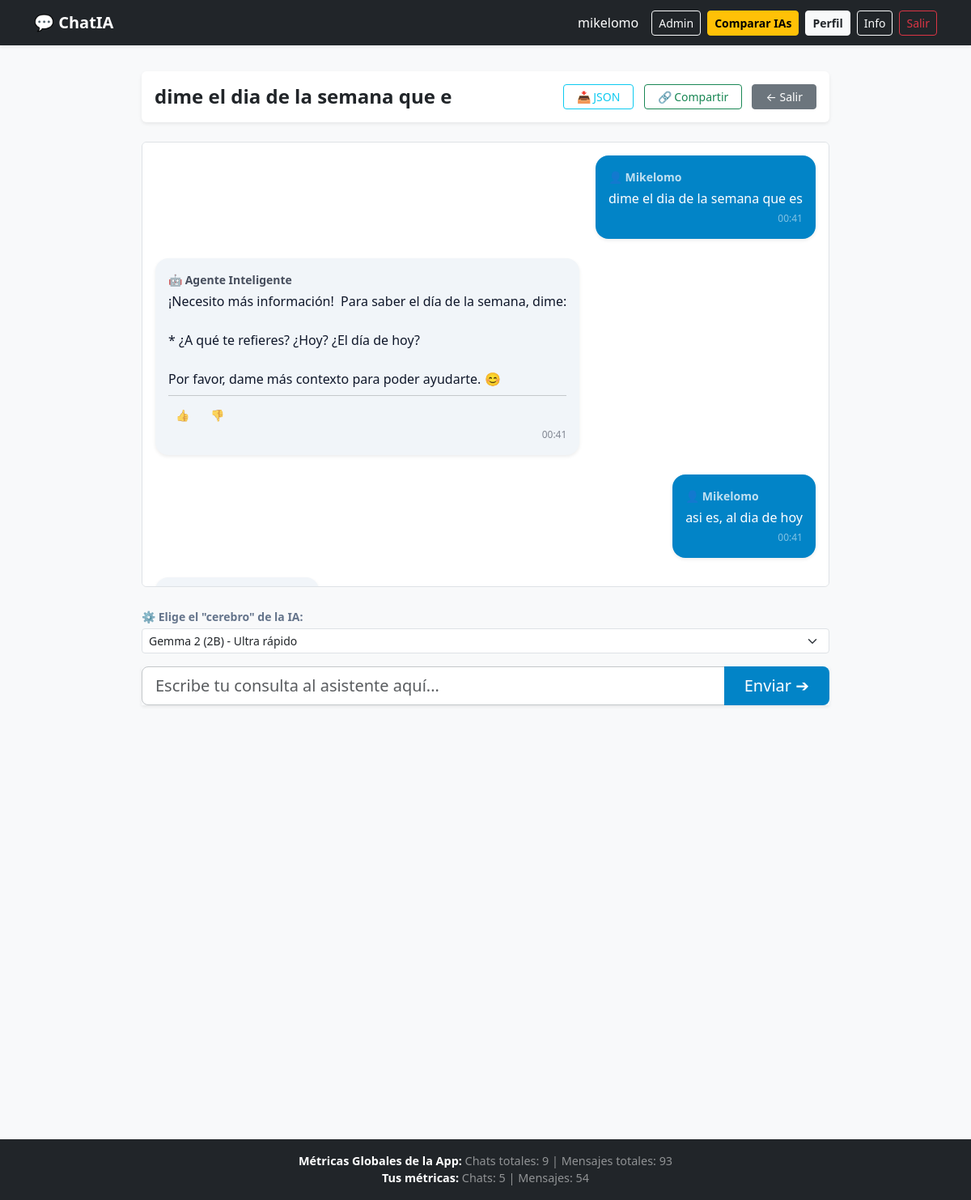
Screenshot of /c/5/ (signed in) with the database file from the repository.
### chat/models.py (models this page shows, shortened)
class Profile(models.Model):
    user = models.OneToOneField(UserAccount, on_delete=models.CASCADE, related_name='profile')
    alias = models.CharField(max_length=60, null=True, blank=True)
    theme = models.CharField(max_length=30, default="rosa")

class Conversation(models.Model):
    user = models.ForeignKey(UserAccount, on_delete=models.CASCADE, related_name='chats')
    title = models.CharField(max_length=255)
    created_at = models.DateTimeField(auto_now_add=True)
    is_pinned = models.BooleanField(default=False)
    is_archived = models.BooleanField(default=False)
    MODEL_CHOICES = [
        ('google/gemma-2-2b-it', 'Gemma 2 (2B) - Ultra rápido'),
        ('meta/llama-3.1-8b-instruct', 'Llama 3.1 (8B) - Equilibrado y estable'),
        ('deepseek-ai/deepseek-v4-flash', 'DeepSeek V4 Flash - Optimizado y rápido'),
        ('deepseek-ai/deepseek-v4-pro', 'DeepSeek V4 Pro - Razonamiento profundo'),
    ]
    ai_model = models.CharField(
        max_length=100,
        choices=MODEL_CHOICES,
        default='google/gemma-2-2b-it'
    )

class Message(models.Model):
    conversation = models.ForeignKey(Conversation, on_delete=models.CASCADE, related_name='messages')
    role = models.CharField(max_length=50)
    content = models.TextField()
    created_at = models.DateTimeField(auto_now_add=True)
    feedback = models.IntegerField(default=0) # 0: sin voto, 1: Like, -1: Dislike

### chat/views.py (the view, shortened to what this page needs)
# urls.py: path('c/<int:conv_id>/', chat_detail_view, name='conversation_detail'),
@login_required
def chat_detail_view(request, conv_id):
    current_chat = get_object_or_404(Conversation, id=conv_id, user=request.user)
    chat_history = current_chat.messages.all().order_by('created_at')
    if request.headers.get('HX-Request'):
        return render(request, 'chat/messages.html', {'messages': chat_history})
    return render(request, 'chat/conversation_detail.html', {
        'conversation': current_chat,
        'messages': chat_history
    })

### chat/context_processors.py (called while the page is built)
def global_metrics(request):
    metrics = {
        'total_convs': Conversation.objects.count(),
        'total_msgs': Message.objects.count(),
        'user_convs': 0,
        'user_msgs': 0,
    }
    if request.user.is_authenticated:
        metrics['user_convs'] = Conversation.objects.filter(user=request.user).count()
        metrics['user_msgs'] = Message.objects.filter(conversation__user=request.user).count()
    return metrics

### chat/templates/chat/conversation_detail.html (shortened to what this page needs)
{% extends 'base.html' %}
{% block content %}
<div class="py-2" style="max-width: 850px; margin: 0 auto;">
    <header class="card p-3 mb-4 shadow-sm border-0 bg-white text-dark d-flex flex-row justify-content-between align-items-center">
        <h1 class="h4 mb-0 fw-bold text-truncate" style="max-width: 60%;">{{ conversation.title }}</h1>
        <div>
            <a href="{% url 'export_conversation_json' conversation.id %}" target="_blank" class="btn btn-outline-info btn-sm px-3 me-2">📥 JSON</a>
            <a href="{% url 'generate_shared_link' conversation.id %}" class="btn btn-outline-success btn-sm px-3 me-2">🔗 Compartir</a>
            <a href="{% url 'home' %}" class="btn btn-secondary btn-sm px-3">← Salir</a>
        </div>
    </header>
    <section id="chat-window" class="p-3 mb-4 rounded border bg-white" style="height: 550px; overflow-y: auto; background-color: {% if request.user.profile.theme == 'oscuro' %}#18181b{% else %}#ffffff{% endif %};">
        <div id="messages">
            {% include 'chat/messages.html' %}
        </div>
    </section>
    <footer class="chat-form-container">
        <form hx-post="" hx-target="#messages" hx-swap="innerHTML" hx-on::after-request="this.querySelector('input[name=content]').value=''" method="POST">
            <div class="mb-3">
                <label for="ia_model" class="form-label small fw-bold mb-1" style="color: {% if request.user.profile.theme == 'oscuro' %}#cbd5e1{% else %}#64748b{% endif %};">
                    ⚙️ Elige el "cerebro" de la IA:
                </label>
                <select name="ia_model" class="form-select form-select-sm">
                    <option value="google/gemma-2-2b-it" {% if conversation.ai_model == 'google/gemma-2-2b-it' %}selected{% endif %}>
                        Gemma 2 (2B) - Ultra rápido
                    </option>
                </select>
            </div>
            <div class="input-group input-group-lg shadow-sm">
                <input type="text" name="content" autocomplete="off" placeholder="Escribe tu consulta al asistente aquí..." class="form-control border-secondary-subtle" required>
                <button type="submit" class="btn text-white px-4" style="background-color: #0284c7;">
                    Enviar ➔
                </button>
            </div>
        </form>
    </footer>
</div>
{% endblock %}

### chat/templates/base.html (shortened to what this page needs)
<!DOCTYPE html>
<html lang="es">
<head>
    {% load static %}
    <link href="https://cdn.jsdelivr.net/npm/bootstrap@5.3.2/dist/css/bootstrap.min.css" rel="stylesheet">
</head>
<body class="d-flex flex-column min-vh-100" style="{% if request.user.is_authenticated and request.user.profile.theme == 'oscuro' %}background-color:#121212;color:#ffffff{% else %}background-color:#f8f9fa;color:#212529{% endif %}">
    <nav class="navbar navbar-expand-lg navbar-dark bg-dark mb-4 shadow-sm">
        <div class="container">
            <a class="navbar-brand fw-bold text-white" href="{% url 'home' %}">💬 ChatIA</a>
            <div class="d-flex align-items-center">
                {% if user.is_authenticated %}
                    <span class="text-white me-3">
                        {% if request.user.profile.alias %}
                            {{ request.user.profile.alias }}
                        {% else %}
                            {{ user.username }}
                        {% endif %}
                    </span>
                    <a href="/admin/" class="btn btn-sm btn-outline-light me-2" target="_blank">Admin</a>
                    <a href="{% url 'compare_models' %}" class="btn btn-sm btn-warning fw-bold me-2"> Comparar IAs</a>
                    <a href="{% url 'profile' %}" class="btn btn-sm btn-light text-dark fw-bold me-2">Perfil</a>
                    <a href="{% url 'help' %}" class="btn btn-sm btn-outline-light me-2">Info</a>
                    <form action="{% url 'logout' %}" method="post" class="d-inline">
                        <button type="submit" class="btn btn-sm btn-outline-danger">Salir</button>
                    </form>
                {% else %}
                    <a href="{% url 'help' %}" class="btn btn-sm btn-outline-light me-2">Info</a>
                    <a href="{% url 'login' %}" class="btn btn-sm btn-light text-dark fw-bold me-2">Iniciar Sesión</a>
                    <a href="{% url 'register' %}" class="btn btn-sm btn-outline-light">Registrarse</a>
                {% endif %}
            </div>
        </div>
    </nav>
    <main class="container flex-grow-1">
        {% block content %}
        {% endblock %}
    </main>
    <footer id="pie-pagina" class="mt-auto py-3 text-center bg-dark text-light" style="font-size: 0.9rem;">
        <div class="container text-white-50">
            <strong class="text-white">Métricas Globales de la App:</strong>
            Chats totales: {{ total_convs|default:"0" }} | Mensajes totales: {{ total_msgs|default:"0" }}
            {% if user.is_authenticated %}
                <br>
                <span>
                    <strong class="text-white">Tus métricas:</strong> Chats: {{ user_convs|default:"0" }} | Mensajes: {{ user_msgs|default:"0" }}
                </span>
            {% endif %}
        </div>
    </footer>
</body>
</html>

### chat/templates/chat/messages.html
{% for message in messages %}
    <div class="d-flex mb-4 {% if message.role == 'user' %}justify-content-end{% else %}justify-content-start{% endif %}">
        <article class="card shadow-sm border-0"
                 style="max-width: 75%; border-radius: 16px;
                        {% if message.role == 'user' %}
                            background-color: #0284c7; color: #ffffff;
                        {% else %}
                            background-color: {% if request.user.profile.theme == 'oscuro' %}#27272a{% else %}#f1f5f9{% endif %};
                            color: {% if request.user.profile.theme == 'oscuro' %}#f1f5f9{% else %}#0f172a{% endif %};
                        {% endif %}">
            <div class="card-body p-3">
                <header class="d-flex align-items-center gap-2 mb-1 small opacity-75 fw-bold">
                    {% if message.role == 'user' %}
                        <span>👤 {% if request.user.profile.alias %}{{ request.user.profile.alias|title }}{% else %}{{ request.user.username|title }}{% endif %}</span>
                    {% else %}
                        <span>🤖 Agente Inteligente</span>
                    {% endif %}
                </header>
                <p class="mb-1 style-content text-break" style="white-space: pre-wrap;">{{ message.content }}</p>
                {% if message.role == 'assistant' %}
                    {% include 'chat/feedback_buttons.html' %}
                {% endif %}
                <footer class="text-end small opacity-50" style="font-size: 0.75rem;">
                    {{ message.created_at|date:"H:i" }}
                </footer>
            </div>
        </article>
    </div>
{% empty %}
    <div class="text-center py-5 opacity-50">
        <p class="mb-0 fs-5">La sala de conversación está vacía. Envía un mensaje para comenzar.</p>
    </div>
{% endfor %}

### chat/templates/chat/feedback_buttons.html
<div id="feedback-{{ message.id }}" class="mt-2 pt-2 border-top border-secondary-subtle d-flex gap-2">
    <button hx-post="{% url 'rate_message' message.id 'like' %}"
            hx-target="#feedback-{{ message.id }}" hx-swap="outerHTML"
            class="btn btn-sm {% if message.feedback == 1 %}text-success fw-bold{% else %}text-muted{% endif %}" title="Me gusta">
        👍 {% if message.feedback == 1 %}1{% endif %}
    </button>
    <button hx-post="{% url 'rate_message' message.id 'dislike' %}"
            hx-target="#feedback-{{ message.id }}" hx-swap="outerHTML"
            class="btn btn-sm {% if message.feedback == -1 %}text-danger fw-bold{% else %}text-muted{% endif %}" title="No me gusta">
        👎 {% if message.feedback == -1 %}1{% endif %}
    </button>
</div>

### rows the page displays
Conversation: title "dime el dia de la semana que e", ia_model "Gemma 2 (2B) - Ultra rápido"
Message: content "dime el dia de la semana que es", created_at "00:41"
Message: role "🤖 Agente Inteligente", content "¡Necesito más información! Para saber el día de la semana, dime: * ¿A qué te refieres? ¿Hoy? ¿El día de hoy? Por favor, dame más contexto para poder ayudarte. 😊", created_at "00:41"
Message: content "asi es, al dia de hoy", created_at "00:41"

### other values shown
{{ request.user.profile.alias }} "mikelomo"
{{ request.user.profile.alias|title }} "Mikelomo"
{{ total_convs|default:"0" }} "9"
{{ total_msgs|default:"0" }} "93"
{{ user_convs|default:"0" }} "5"
{{ user_msgs|default:"0" }} "54"
